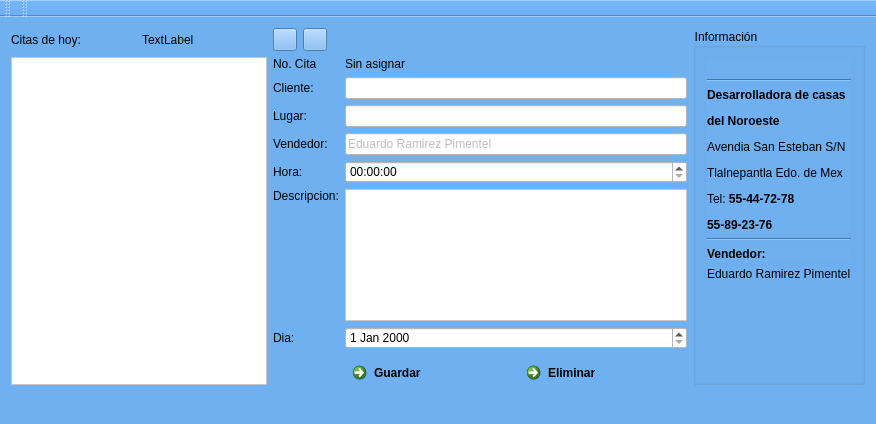
<?xml version="1.0" encoding="UTF-8"?>
<ui version="4.0">
 <class>MainWindow</class>
 <widget class="QMainWindow" name="MainWindow">
  <property name="geometry">
   <rect>
    <x>0</x>
    <y>0</y>
    <width>859</width>
    <height>424</height>
   </rect>
  </property>
  <property name="windowTitle">
   <string>Citas Vendedores Homex</string>
  </property>
  <property name="windowIcon">
   <iconset resource="iconos.qrc">
    <normaloff>:/new/iconos/icons/7days.png</normaloff>:/new/iconos/icons/7days.png</iconset>
  </property>
  <property name="styleSheet">
   <string notr="true">background-color: rgb(111, 176, 241);</string>
  </property>
  <widget class="QWidget" name="centralWidget">
   <layout class="QGridLayout" name="gridLayout">
    <item row="0" column="3" rowspan="2" colspan="3">
     <widget class="QGroupBox" name="gbInformacion">
      <property name="title">
       <string>Información</string>
      </property>
      <layout class="QGridLayout" name="gridLayout_3">
       <item row="5" column="0">
        <widget class="QLabel" name="txtVendedor">
         <property name="sizePolicy">
          <sizepolicy hsizetype="Preferred" vsizetype="Fixed">
           <horstretch>0</horstretch>
           <verstretch>0</verstretch>
          </sizepolicy>
         </property>
         <property name="text">
          <string>Eduardo Ramirez Pimentel</string>
         </property>
        </widget>
       </item>
       <item row="0" column="0">
        <widget class="QLabel" name="lblLogo">
         <property name="sizePolicy">
          <sizepolicy hsizetype="Preferred" vsizetype="Fixed">
           <horstretch>0</horstretch>
           <verstretch>0</verstretch>
          </sizepolicy>
         </property>
         <property name="text">
          <string/>
         </property>
         <property name="pixmap">
          <pixmap resource="iconos.qrc">:/new/iconos/icons/portada_r1_c1.png</pixmap>
         </property>
        </widget>
       </item>
       <item row="1" column="0">
        <widget class="Line" name="line">
         <property name="orientation">
          <enum>Qt::Horizontal</enum>
         </property>
        </widget>
       </item>
       <item row="3" column="0">
        <widget class="Line" name="line_2">
         <property name="orientation">
          <enum>Qt::Horizontal</enum>
         </property>
        </widget>
       </item>
       <item row="2" column="0">
        <widget class="QLabel" name="txtEmpresa">
         <property name="sizePolicy">
          <sizepolicy hsizetype="Preferred" vsizetype="Fixed">
           <horstretch>0</horstretch>
           <verstretch>0</verstretch>
          </sizepolicy>
         </property>
         <property name="text">
          <string>&lt;html&gt;&lt;head/&gt;&lt;body&gt;&lt;p&gt;&lt;span style=&quot; font-weight:600;&quot;&gt;Desarrolladora de casas &lt;/span&gt;&lt;/p&gt;&lt;p&gt;&lt;span style=&quot; font-weight:600;&quot;&gt;del Noroeste &lt;/span&gt;&lt;/p&gt;&lt;p&gt;Avendia San Esteban S/N&lt;/p&gt;&lt;p&gt;Tlalnepantla Edo. de Mex&lt;/p&gt;&lt;p&gt;Tel:&lt;span style=&quot; font-weight:600;&quot;&gt; 55-44-72-78&lt;/span&gt;&lt;/p&gt;&lt;p&gt;&lt;span style=&quot; font-weight:600;&quot;&gt;55-89-23-76&lt;/span&gt;&lt;/p&gt;&lt;/body&gt;&lt;/html&gt;</string>
         </property>
        </widget>
       </item>
       <item row="4" column="0">
        <widget class="QLabel" name="lblVendedor_2">
         <property name="sizePolicy">
          <sizepolicy hsizetype="Preferred" vsizetype="Fixed">
           <horstretch>0</horstretch>
           <verstretch>0</verstretch>
          </sizepolicy>
         </property>
         <property name="font">
          <font>
           <weight>75</weight>
           <bold>true</bold>
          </font>
         </property>
         <property name="text">
          <string>Vendedor:</string>
         </property>
        </widget>
       </item>
       <item row="6" column="0">
        <spacer name="verticalSpacer_2">
         <property name="orientation">
          <enum>Qt::Vertical</enum>
         </property>
         <property name="sizeHint" stdset="0">
          <size>
           <width>20</width>
           <height>40</height>
          </size>
         </property>
        </spacer>
       </item>
      </layout>
     </widget>
    </item>
    <item row="0" column="0">
     <widget class="QLabel" name="lblInf">
      <property name="text">
       <string>Citas de hoy:</string>
      </property>
     </widget>
    </item>
    <item row="1" column="2" rowspan="2">
     <layout class="QGridLayout" name="gridLayout_2">
      <item row="6" column="0">
       <widget class="QLabel" name="lblDia">
        <property name="text">
         <string>Dia:</string>
        </property>
       </widget>
      </item>
      <item row="6" column="1">
       <widget class="QDateEdit" name="dateEdit">
        <property name="styleSheet">
         <string notr="true">background-color: rgb(255, 255, 255);</string>
        </property>
       </widget>
      </item>
      <item row="7" column="1">
       <spacer name="verticalSpacer">
        <property name="orientation">
         <enum>Qt::Vertical</enum>
        </property>
        <property name="sizeHint" stdset="0">
         <size>
          <width>20</width>
          <height>40</height>
         </size>
        </property>
       </spacer>
      </item>
      <item row="1" column="1">
       <widget class="QLineEdit" name="txtcliente">
        <property name="styleSheet">
         <string notr="true">background-color: rgb(255, 255, 255);</string>
        </property>
       </widget>
      </item>
      <item row="2" column="1">
       <widget class="QLineEdit" name="txtlugar">
        <property name="styleSheet">
         <string notr="true">background-color: rgb(255, 255, 255);</string>
        </property>
       </widget>
      </item>
      <item row="5" column="0">
       <widget class="QLabel" name="lblDescripcion">
        <property name="sizePolicy">
         <sizepolicy hsizetype="Preferred" vsizetype="Preferred">
          <horstretch>0</horstretch>
          <verstretch>0</verstretch>
         </sizepolicy>
        </property>
        <property name="text">
         <string>Descripcion:</string>
        </property>
        <property name="alignment">
         <set>Qt::AlignLeading|Qt::AlignLeft|Qt::AlignTop</set>
        </property>
       </widget>
      </item>
      <item row="4" column="1">
       <widget class="QTimeEdit" name="timeEdit">
        <property name="styleSheet">
         <string notr="true">background-color: rgb(255, 255, 255);</string>
        </property>
        <property name="time">
         <time>
          <hour>0</hour>
          <minute>0</minute>
          <second>0</second>
         </time>
        </property>
        <property name="calendarPopup">
         <bool>true</bool>
        </property>
       </widget>
      </item>
      <item row="1" column="0">
       <widget class="QLabel" name="lblCliente">
        <property name="text">
         <string>Cliente:</string>
        </property>
       </widget>
      </item>
      <item row="2" column="0">
       <widget class="QLabel" name="lblLugar">
        <property name="text">
         <string>Lugar:</string>
        </property>
       </widget>
      </item>
      <item row="3" column="0">
       <widget class="QLabel" name="lblVendedor">
        <property name="text">
         <string>Vendedor:</string>
        </property>
       </widget>
      </item>
      <item row="4" column="0">
       <widget class="QLabel" name="lblHora">
        <property name="text">
         <string>Hora:</string>
        </property>
       </widget>
      </item>
      <item row="3" column="1">
       <widget class="QLineEdit" name="txtvendedor">
        <property name="enabled">
         <bool>false</bool>
        </property>
        <property name="styleSheet">
         <string notr="true">background-color: rgb(255, 255, 255);</string>
        </property>
        <property name="text">
         <string>Eduardo Ramirez Pimentel</string>
        </property>
       </widget>
      </item>
      <item row="8" column="1">
       <layout class="QHBoxLayout" name="horizontalLayout_2">
        <item>
         <spacer name="horizontalSpacer">
          <property name="orientation">
           <enum>Qt::Horizontal</enum>
          </property>
          <property name="sizeHint" stdset="0">
           <size>
            <width>40</width>
            <height>20</height>
           </size>
          </property>
         </spacer>
        </item>
        <item>
         <widget class="QCommandLinkButton" name="btnGuardar">
          <property name="sizePolicy">
           <sizepolicy hsizetype="Fixed" vsizetype="Fixed">
            <horstretch>0</horstretch>
            <verstretch>0</verstretch>
           </sizepolicy>
          </property>
          <property name="styleSheet">
           <string notr="true">background-color: rgb(65, 71, 255);</string>
          </property>
          <property name="text">
           <string>Guardar</string>
          </property>
          <property name="icon">
           <iconset resource="iconos.qrc">
            <normaloff>:/new/iconos/icons/encrypted.png</normaloff>:/new/iconos/icons/encrypted.png</iconset>
          </property>
         </widget>
        </item>
        <item>
         <widget class="QCommandLinkButton" name="btnDeshabilitar">
          <property name="sizePolicy">
           <sizepolicy hsizetype="Fixed" vsizetype="Fixed">
            <horstretch>0</horstretch>
            <verstretch>0</verstretch>
           </sizepolicy>
          </property>
          <property name="styleSheet">
           <string notr="true">background-color: rgb(65, 71, 255);</string>
          </property>
          <property name="text">
           <string>Eliminar</string>
          </property>
          <property name="icon">
           <iconset resource="iconos.qrc">
            <normaloff>:/new/iconos/icons/button_cancel.png</normaloff>:/new/iconos/icons/button_cancel.png</iconset>
          </property>
         </widget>
        </item>
       </layout>
      </item>
      <item row="0" column="0">
       <widget class="QLabel" name="lblnoCita">
        <property name="text">
         <string>No. Cita</string>
        </property>
       </widget>
      </item>
      <item row="0" column="1">
       <widget class="QLabel" name="lblId">
        <property name="text">
         <string>Sin asignar</string>
        </property>
       </widget>
      </item>
      <item row="5" column="1">
       <widget class="QPlainTextEdit" name="plainTextEdit">
        <property name="styleSheet">
         <string notr="true">background-color: rgb(255, 255, 255);</string>
        </property>
       </widget>
      </item>
     </layout>
    </item>
    <item row="0" column="1">
     <widget class="QLabel" name="lblFecha">
      <property name="text">
       <string>TextLabel</string>
      </property>
     </widget>
    </item>
    <item row="0" column="2">
     <layout class="QHBoxLayout" name="horizontalLayout_3">
      <item>
       <widget class="QToolButton" name="btnReleer">
        <property name="text">
         <string/>
        </property>
        <property name="icon">
         <iconset resource="iconos.qrc">
          <normaloff>:/new/iconos/icons/reload3.png</normaloff>:/new/iconos/icons/reload3.png</iconset>
        </property>
       </widget>
      </item>
      <item>
       <widget class="QToolButton" name="btnNuevo">
        <property name="text">
         <string/>
        </property>
        <property name="icon">
         <iconset resource="iconos.qrc">
          <normaloff>:/new/iconos/icons/ADDNEW.png</normaloff>:/new/iconos/icons/ADDNEW.png</iconset>
        </property>
       </widget>
      </item>
      <item>
       <spacer name="horizontalSpacer_2">
        <property name="orientation">
         <enum>Qt::Horizontal</enum>
        </property>
        <property name="sizeHint" stdset="0">
         <size>
          <width>40</width>
          <height>20</height>
         </size>
        </property>
       </spacer>
      </item>
     </layout>
    </item>
    <item row="1" column="0" colspan="2">
     <widget class="QListWidget" name="listaCitas">
      <property name="sizePolicy">
       <sizepolicy hsizetype="Fixed" vsizetype="Expanding">
        <horstretch>0</horstretch>
        <verstretch>0</verstretch>
       </sizepolicy>
      </property>
      <property name="styleSheet">
       <string notr="true">background-color: rgb(255, 255, 255);</string>
      </property>
     </widget>
    </item>
   </layout>
  </widget>
  <widget class="QMenuBar" name="menuBar">
   <property name="geometry">
    <rect>
     <x>0</x>
     <y>0</y>
     <width>859</width>
     <height>20</height>
    </rect>
   </property>
  </widget>
  <widget class="QToolBar" name="mainToolBar">
   <attribute name="toolBarArea">
    <enum>TopToolBarArea</enum>
   </attribute>
   <attribute name="toolBarBreak">
    <bool>false</bool>
   </attribute>
  </widget>
  <widget class="QStatusBar" name="statusBar"/>
  <widget class="QToolBar" name="toolBar">
   <property name="windowTitle">
    <string>toolBar</string>
   </property>
   <attribute name="toolBarArea">
    <enum>TopToolBarArea</enum>
   </attribute>
   <attribute name="toolBarBreak">
    <bool>false</bool>
   </attribute>
  </widget>
 </widget>
 <layoutdefault spacing="6" margin="11"/>
 <resources>
  <include location="iconos.qrc"/>
 </resources>
 <connections/>
</ui>
